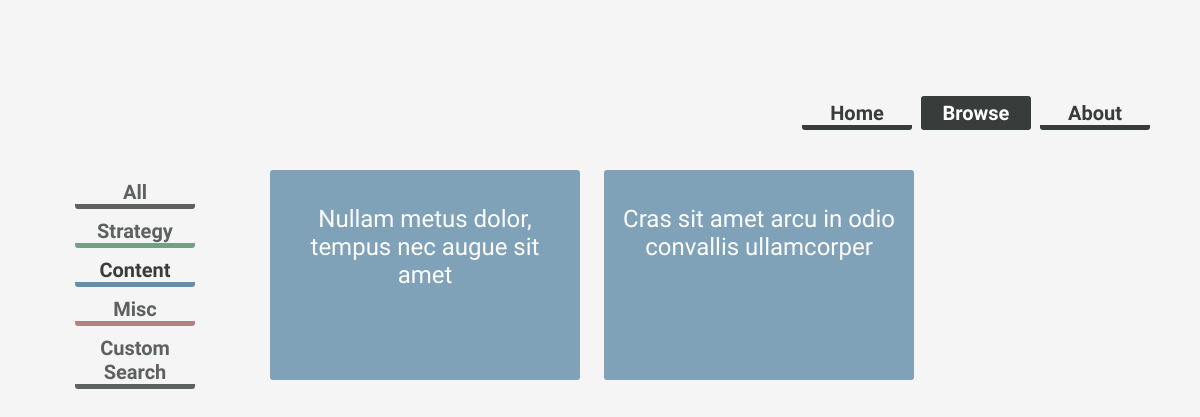
/browse/content, run on an earlier commit of the app's database.
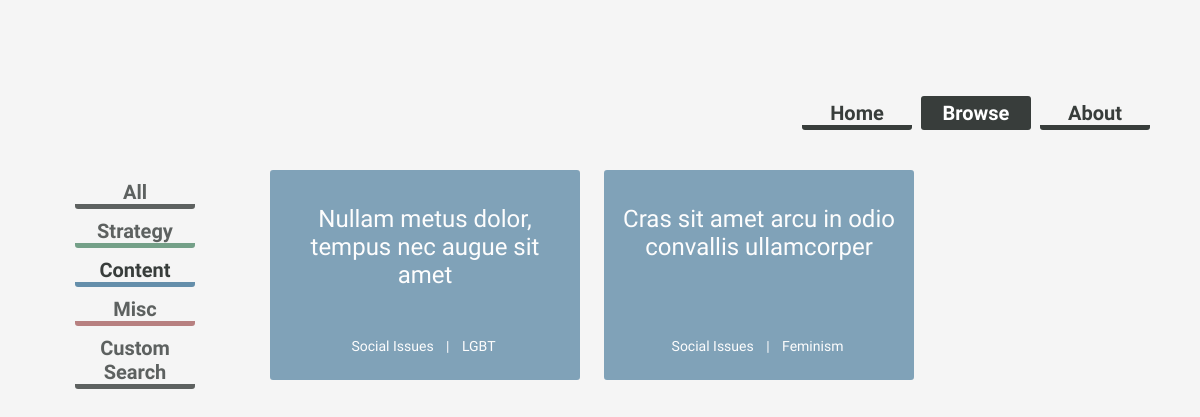
And on a later commit of the database.
### tplatform/models.py (models this page shows, shortened)
class Article(models.Model):
    STRATEGY = 1
    CONTENT = 2
    MISC = 3
    CATEGORY_CHOICES = (
        (STRATEGY, 'Strategy'),
        (CONTENT, 'Content'),
        (MISC, 'Misc'),
    )
    title = models.CharField(max_length = 200)
    description = models.CharField(max_length = 350, default = '')
    authors = models.ManyToManyField(Author, blank = True)
    date_added = models.DateTimeField()
    content = models.TextField()
    category = models.IntegerField(choices = CATEGORY_CHOICES)
    tags = models.ManyToManyField(Tag)
    types = models.ManyToManyField(Type, blank = True)

class Tag(models.Model):
    name = models.CharField(max_length = 30)

### tplatform/views.py (the view)
# urls.py: url(r'^browse/content', views.content, name='browse.content'),
def content(request):
	articles = Article.objects.filter(category=Article.CONTENT)
	return render(request, 'tplatform/content.html', {
		'articles': articles,
	})

### training/templates/tplatform/content.html (shortened to what this page needs)
{% extends "tplatform/browse.html" %}
{% block articles %}
	<div>
		{% for article in articles %}
		<div style="display:inline-block; vertical-align:top;">
			<a href="{% url 'browse.article_detail' article.id %}">
				<div class="content-box" id="article-{{ article.get_category_display|lower }}">
					<span class="box-title">{{ article.title }}</span>
					<span id="tag-wrapper">
					<span class="box-tag-list">
						{% for tag in article.tags.all %}
							<span class="box-tag">
								{{ tag.name }}
							</span>
							{% if not forloop.last %}
							<span class="box-tag">
								|
							</span>
							{% endif %}
						{% endfor %}
					</span>
					</span>
				</div>
			</a>
		</div>
		{% endfor %}
	</div>
{% endblock %}

What changed in the data, as far as the page shows it:
added Tag: name "Social Issues"
added Tag: name "LGBT", shown under Article "Nullam metus dolor, tempus nec augue sit amet"
added Tag: name "Feminism", shown under Article "Cras sit amet arcu in odio convallis ullamcorper"
